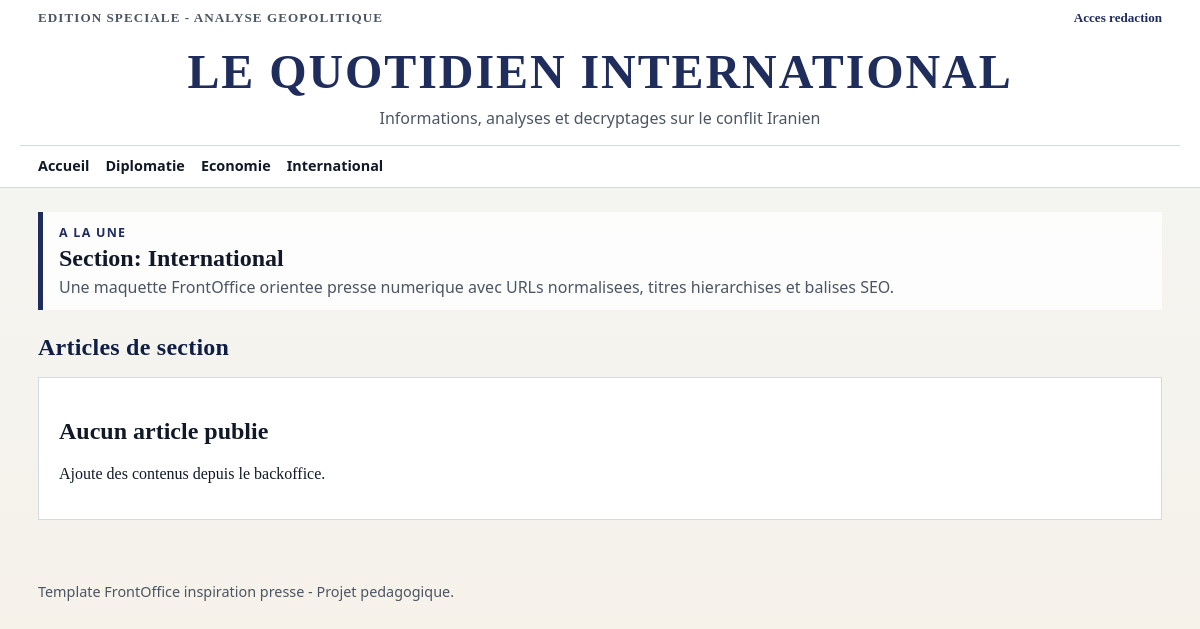
/section/international, run on the app's committed database.
### tables this page shows
CREATE TABLE sections (
    id INT AUTO_INCREMENT PRIMARY KEY,
    nom VARCHAR(100) NOT NULL UNIQUE,
    slug VARCHAR(120) NOT NULL UNIQUE,
    created_at DATETIME DEFAULT CURRENT_TIMESTAMP,
    updated_at DATETIME DEFAULT CURRENT_TIMESTAMP ON UPDATE CURRENT_TIMESTAMP
);

### includes/article_repository.php (called while the page is built, shortened)
<?php
function fetchAvailableSections(): array
{
    $pdo = getPDOConnection();
    $stmt = $pdo->query('SELECT nom, slug FROM sections ORDER BY nom ASC');
    $rows = $stmt->fetchAll();
    return array_map(
        static fn(array $row): array => [
            'name' => (string) $row['nom'],
            'slug' => (string) $row['slug'],
        ],
        $rows
    );
}

### index.php (the view, shortened to what this page needs)
<?php
require_once __DIR__ . '/includes/article_repository.php';
$route = $_GET['route'] ?? '';
$route = trim((string) $route, '/');
$pageHeading = 'Actualites sur la guerre en Iran';
$sections = fetchAvailableSections();
$contentType = 'home';
$articles = [];
$article = null;
if ($route === '') {
    $articles = fetchLatestArticles(9);
} elseif (preg_match('#^section/([a-zA-Z0-9-]+)$#', $route, $matches)) {
    $contentType = 'section';
    $sectionSlug = $matches[1];
    $articles = fetchArticlesBySection($sectionSlug);
    $sectionName = !empty($articles) ? (string) $articles[0]['section'] : ucwords(str_replace('-', ' ', $sectionSlug));
    $pageHeading = 'Section: ' . $sectionName;
} else {
    $contentType = 'not_found';
    $httpStatus = 404;
    $pageTitle = 'Page introuvable';
    $metaDescription = 'La page demandee est introuvable.';
    $pageHeading = 'Page introuvable';
}
?>
<!DOCTYPE html>
<html lang="fr">
<head>
    <link rel="stylesheet" href="/assets/css/front.css?v=<?php echo (string) filemtime(__DIR__ . '/assets/css/front.css'); ?>">
</head>
<body>
    <header class="news-header">
        <div class="news-header__top">
            <p class="kicker">Edition speciale - Analyse geopolitique</p>
            <a class="admin-link" href="/admin">Acces redaction</a>
        </div>
        <div class="masthead">
            <h1>LE QUOTIDIEN INTERNATIONAL</h1>
            <p>Informations, analyses et decryptages sur le conflit Iranien</p>
        </div>
        <nav class="section-nav" aria-label="Navigation des sections">
            <a href="/">Accueil</a>
            <?php foreach ($sections as $section): ?>
                <a href="/section/<?php echo urlencode((string) $section['slug']); ?>">
                    <?php echo htmlspecialchars((string) $section['name'], ENT_QUOTES, 'UTF-8'); ?>
                </a>
            <?php endforeach; ?>
        </nav>
    </header>
    <main class="container">
        <?php if ($contentType === 'article' && $article !== null): ?>
            <article class="article-full newspaper-sheet">
                <p class="article-tag"><?php echo htmlspecialchars((string) $article['section'], ENT_QUOTES, 'UTF-8'); ?></p>
                <h2 class="article-title"><?php echo htmlspecialchars((string) $article['titre'], ENT_QUOTES, 'UTF-8'); ?></h2>
                <?php if (!empty($article['image_principale'])): ?>
                    <img
                        src="<?php echo htmlspecialchars((string) $article['image_principale'], ENT_QUOTES, 'UTF-8'); ?>"
                        alt="<?php echo htmlspecialchars((string) ($article['image_alt'] ?: $article['titre']), ENT_QUOTES, 'UTF-8'); ?>"
                    >
                <?php endif; ?>
                <h3 class="article-standfirst"><?php echo htmlspecialchars((string) $article['chapeau'], ENT_QUOTES, 'UTF-8'); ?></h3>
                <p class="meta">
                    Publication: <?php echo htmlspecialchars((string) $article['date_publication'], ENT_QUOTES, 'UTF-8'); ?>
                </p>
                <div class="body-copy">
                    <?php
                    $articleBody = (string) $article['corps'];
                    $primaryImage = trim((string) ($article['image_principale'] ?? ''));
                    if ($primaryImage !== '') {
                        $escapedPrimaryImage = preg_quote($primaryImage, '/');
                        $articleBody = preg_replace(
                            '/<img[^>]+src=["\']' . $escapedPrimaryImage . '["\'][^>]*>\s*/i',
                            '',
                            $articleBody,
                            1
                        );
                    }
                    $allowedTags = '<p><br><strong><em><u><ul><ol><li><a><img><h2><h3><h4><blockquote><table><thead><tbody><tr><th><td>';
                    echo strip_tags($articleBody, $allowedTags);
                    ?>
                </div>
                <a class="back-link" href="/">Retour aux articles</a>
            </article>
        <?php else: ?>
            <section class="headline-band">
                <p class="headline-band__label">A la Une</p>
                <h2><?php echo htmlspecialchars($pageHeading, ENT_QUOTES, 'UTF-8'); ?></h2>
                <p class="headline-band__text">Une maquette FrontOffice orientee presse numerique avec URLs normalisees, titres hierarchises et balises SEO.</p>
            </section>
            <?php if ($contentType === 'section'): ?>
                <h2 class="section-title">Articles de section</h2>
            <?php endif; ?>
            <?php if (empty($articles)): ?>
                <section class="empty-state">
                    <h2>Aucun article publie</h2>
                    <p>Ajoute des contenus depuis le backoffice.</p>
                </section>
            <?php endif; ?>
        <?php endif; ?>
    </main>
    <footer class="footer">
        <p>Template FrontOffice inspiration presse - Projet pedagogique.</p>
    </footer>
</body>
</html>

### assets/css/front.css (style rules this page uses)
:root { --ink: #111827; --muted: #4b5563; --line: #d5d9e0; --paper: #f4f4f1; --sheet: #ffffff; --headline: #1f2d5c; --accent: #9f1239; }
* { box-sizing: border-box; }
body { margin: 0; color: var(--ink); font-family: Georgia, "Times New Roman", serif; background: linear-gradient(180deg, #eceef2 0%, var(--paper) 28%, #f6f2ea 100%); }
.news-header { border-bottom: 1px solid var(--line); background: var(--sheet); }
.news-header__top, .masthead, .section-nav, .container, .footer { max-width: 1160px; margin: 0 auto; padding-left: 18px; padding-right: 18px; }
.news-header__top { padding-top: 10px; padding-bottom: 10px; display: flex; justify-content: space-between; gap: 8px; font-size: 0.82rem; }
.kicker { margin: 0; text-transform: uppercase; letter-spacing: 0.08em; color: var(--muted); font-weight: 700; }
.admin-link { color: var(--headline); text-decoration: none; font-weight: 700; }
.masthead { text-align: center; padding-top: 8px; padding-bottom: 16px; }
.masthead h1 { margin: 0; color: var(--headline); font-size: clamp(1.8rem, 4vw, 3rem); letter-spacing: 0.04em; }
.masthead p { margin: 8px 0 0; color: var(--muted); font-family: "Trebuchet MS", "Segoe UI", sans-serif; }
.section-nav { display: flex; flex-wrap: wrap; gap: 16px; padding-top: 10px; padding-bottom: 12px; border-top: 1px solid var(--line); }
.section-nav a { text-decoration: none; color: var(--ink); font-family: "Trebuchet MS", "Segoe UI", sans-serif; font-weight: 700; font-size: 0.9rem; }
.container { padding-top: 24px; padding-bottom: 32px; }
.headline-band { border-left: 5px solid var(--headline); padding: 12px 16px; background: rgba(255, 255, 255, 0.8); margin-bottom: 24px; }
.headline-band h2 { margin: 4px 0; }
.headline-band__label { margin: 0; text-transform: uppercase; color: var(--headline); font-family: "Trebuchet MS", "Segoe UI", sans-serif; font-size: 0.78rem; letter-spacing: 0.1em; font-weight: 700; }
.headline-band__text { margin: 0; color: var(--muted); font-family: "Trebuchet MS", "Segoe UI", sans-serif; }
.section-title { margin: 0 0 16px; font-size: clamp(1.2rem, 2.1vw, 1.5rem); color: #0f1e45; letter-spacing: 0.01em; }
.lead-article, .brief-column, .card, .article-full, .empty-state { background: var(--sheet); border: 1px solid var(--line); }
.empty-state { padding: 20px; }
.footer { padding-top: 16px; padding-bottom: 24px; color: var(--muted); font-family: "Trebuchet MS", "Segoe UI", sans-serif; font-size: 0.9rem; }

### data on the page
sections: nom "Diplomatie"
sections: nom "Economie"
sections: nom "International"

### other printed values
$pageHeading "Section: International"
